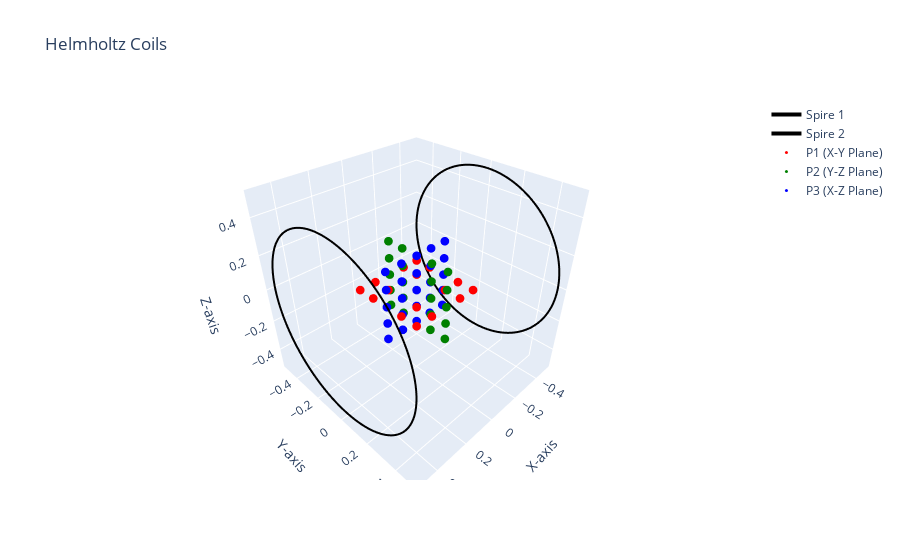

Notebook cell for this chart:
### Code cell
# Generar grid
X, Y = test_3.generate_range(grid_length_size, grid_length_size)
hplot.plot_grid(X, Y, f1)

### Figure 1 — Plotly figure (JSON) as saved in the notebook; plotly's stock layout.template omitted (floating-point values rounded to 4 significant figures; data arrays with more than 128 entries replaced by an {"elided": "..."} marker saying what was removed)
{"data": [{"line": {"color": "black", "width": 4}, "mode": "lines", "name": "Spire 1", "type": "scatter3d", "x": {"elided": "400 float values"}, "y": {"elided": "400 float values"}, "z": {"elided": "400 float values"}}, {"line": {"color": "black", "width": 4}, "mode": "lines", "name": "Spire 2", "type": "scatter3d", "x": {"elided": "400 float values"}, "y": {"elided": "400 float values"}, "z": {"elided": "400 float values"}}, {"marker": {"color": "red", "size": 3}, "mode": "markers", "name": "P1 (X-Y Plane)", "type": "scatter3d", "x": [-0.2, -0.1, 0, 0.1, 0.2, -0.2, -0.1, 0, 0.1, 0.2, -0.2, -0.1, 0, 0.1, 0.2, -0.2, -0.1, 0, 0.1, 0.2, -0.2, -0.1, 0, 0.1, 0.2], "y": [-0.2, -0.2, -0.2, -0.2, -0.2, -0.1, -0.1, -0.1, -0.1, -0.1, 0, 0, 0, 0, 0, 0.1, 0.1, 0.1, 0.1, 0.1, 0.2, 0.2, 0.2, 0.2, 0.2], "z": [0, 0, 0, 0, 0, 0, 0, 0, 0, 0, 0, 0, 0, 0, 0, 0, 0, 0, 0, 0, 0, 0, 0, 0, 0]}, {"marker": {"color": "green", "size": 3}, "mode": "markers", "name": "P2 (Y-Z Plane)", "type": "scatter3d", "x": [0, 0, 0, 0, 0, 0, 0, 0, 0, 0, 0, 0, 0, 0, 0, 0, 0, 0, 0, 0, 0, 0, 0, 0, 0], "y": [-0.2, -0.1, 0, 0.1, 0.2, -0.2, -0.1, 0, 0.1, 0.2, -0.2, -0.1, 0, 0.1, 0.2, -0.2, -0.1, 0, 0.1, 0.2, -0.2, -0.1, 0, 0.1, 0.2], "z": [-0.2, -0.2, -0.2, -0.2, -0.2, -0.1, -0.1, -0.1, -0.1, -0.1, 0, 0, 0, 0, 0, 0.1, 0.1, 0.1, 0.1, 0.1, 0.2, 0.2, 0.2, 0.2, 0.2]}, {"marker": {"color": "blue", "size": 3}, "mode": "markers", "name": "P3 (X-Z Plane)", "type": "scatter3d", "x": [-0.2, -0.1, 0, 0.1, 0.2, -0.2, -0.1, 0, 0.1, 0.2, -0.2, -0.1, 0, 0.1, 0.2, -0.2, -0.1, 0, 0.1, 0.2, -0.2, -0.1, 0, 0.1, 0.2], "y": [0, 0, 0, 0, 0, 0, 0, 0, 0, 0, 0, 0, 0, 0, 0, 0, 0, 0, 0, 0, 0, 0, 0, 0, 0], "z": [-0.2, -0.2, -0.2, -0.2, -0.2, -0.1, -0.1, -0.1, -0.1, -0.1, 0, 0, 0, 0, 0, 0.1, 0.1, 0.1, 0.1, 0.1, 0.2, 0.2, 0.2, 0.2, 0.2]}], "layout": {"scene": {"xaxis": {"title": {"text": "X-axis"}}, "yaxis": {"title": {"text": "Y-axis"}}, "zaxis": {"title": {"text": "Z-axis"}}}, "title": {"text": "Helmholtz Coils"}}}
